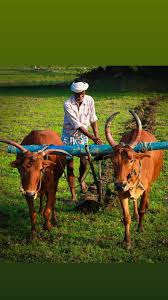
#> input picture famer.jpg, 168 x 300 px, found by its file name
$ python dilation.py
#> lines starting #> are read from the running program, lines starting #| are printed output that depends on the picture
import cv2 as cv
import numpy as np

img=cv.imread('famer.jpg',0)
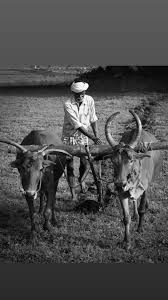
#> img: shape (300, 168); min 0, max 255, mean 77.6

kernel=np.ones((5,5),np.uint8)

d_img=cv.dilate(img,kernel,iterations=1)
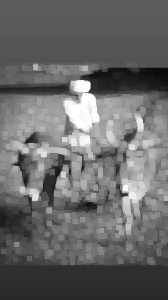
#> d_img: shape (300, 168); min 11, max 255, mean 104.9

E_img=cv.erode(img,kernel,iterations=1)
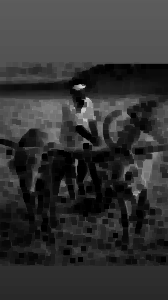
#> E_img: shape (300, 168); min 0, max 208, mean 51.6

cv.imshow('original',img)
cv.imshow("dilated image",d_img)
cv.imshow("eroded image",E_img)
cv.waitKey(0)
cv.destroyAllWindows()
